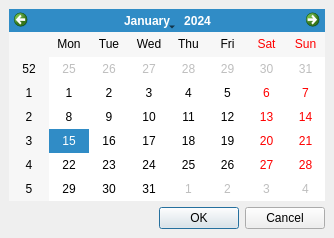
<ui version="4.0" >
 <class>CalendarDialog</class>
 <widget class="QDialog" name="CalendarDialog" >
  <property name="geometry" >
   <rect>
    <x>0</x>
    <y>0</y>
    <width>334</width>
    <height>238</height>
   </rect>
  </property>
  <property name="windowTitle" >
   <string>Calendar</string>
  </property>
  <layout class="QVBoxLayout" >
   <property name="margin" >
    <number>9</number>
   </property>
   <property name="spacing" >
    <number>6</number>
   </property>
   <item>
    <widget class="QCalendarWidget" name="calendarWidget" />
   </item>
   <item>
    <widget class="QDialogButtonBox" name="buttonBox" >
     <property name="orientation" >
      <enum>Qt::Horizontal</enum>
     </property>
     <property name="standardButtons" >
      <set>QDialogButtonBox::Cancel|QDialogButtonBox::NoButton|QDialogButtonBox::Ok</set>
     </property>
    </widget>
   </item>
  </layout>
 </widget>
 <resources/>
 <connections>
  <connection>
   <sender>buttonBox</sender>
   <signal>accepted()</signal>
   <receiver>CalendarDialog</receiver>
   <slot>accept()</slot>
   <hints>
    <hint type="sourcelabel" >
     <x>248</x>
     <y>254</y>
    </hint>
    <hint type="destinationlabel" >
     <x>157</x>
     <y>274</y>
    </hint>
   </hints>
  </connection>
  <connection>
   <sender>buttonBox</sender>
   <signal>rejected()</signal>
   <receiver>CalendarDialog</receiver>
   <slot>reject()</slot>
   <hints>
    <hint type="sourcelabel" >
     <x>316</x>
     <y>260</y>
    </hint>
    <hint type="destinationlabel" >
     <x>286</x>
     <y>274</y>
    </hint>
   </hints>
  </connection>
 </connections>
</ui>
